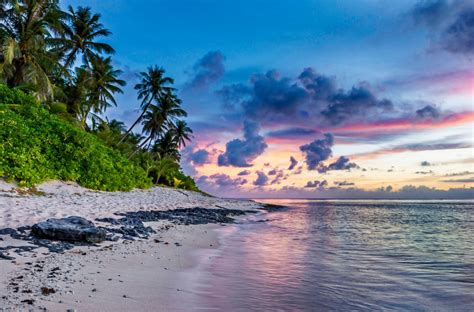
#> input picture Chapter6/EdgeTest01.jpeg, 474 x 312 px; its folder holds only this picture in this run
$ python Canny.py
#> lines starting #> are read from the running program, lines starting #| are printed output that depends on the picture
import cv2

def __main():
    imgs = [None, None, None, None, None]
    for i in range(0, 5):
        imgs[i] = cv2.imread('EdgeTest0' + str(i + 1) + '.jpeg')
        cv2.imshow('Original 0' + str(i + 1), imgs[i])
        imgs[i] = getResize(imgs[i])
        cv2.imshow('Resize 0' + str(i + 1), imgs[i])
        dst = cv2.Canny(image=imgs[i], threshold1=100, threshold2=200)
        cv2.imshow('Edge result 0' + str(i + 1), dst)
        cv2.waitKey(0)
        cv2.destroyAllWindows()

def getResize(src):

    basePixSize = 1280

    height = src.shape[0]
#> height = 312
    width = src.shape[1]
#> width = 474

    largeSize = max(height, width)
#> largeSize = 474

    resizeRate = basePixSize / largeSize
#> resizeRate = 2.7

    dst = cv2.resize(src, (int(width * resizeRate), int(height * resizeRate)))
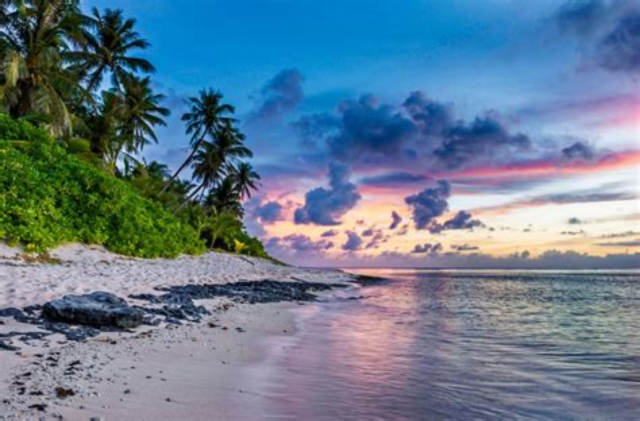
#> dst: shape (842, 1280, 3) (shown at 1/2 size); mean B, G, R 143.9, 124.1, 101.8
#> src is the input picture: shape (312, 474, 3); mean B, G, R 144.1, 124.2, 101.9

    return dst

if __name__ == '__main__':
    print(cv2.__version__)
    __main()
#> in __main, `dst = cv2.Canny(image=imgs[i], threshold1=100, threshold2=200)`:
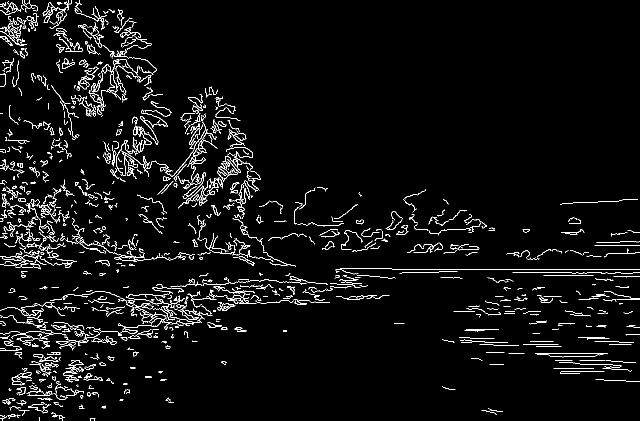
#> dst: shape (842, 1280) (shown at 1/2 size); 3.9% white in thin lines or dots
#> (the run stopped early here; a loop or call above may not have finished)
